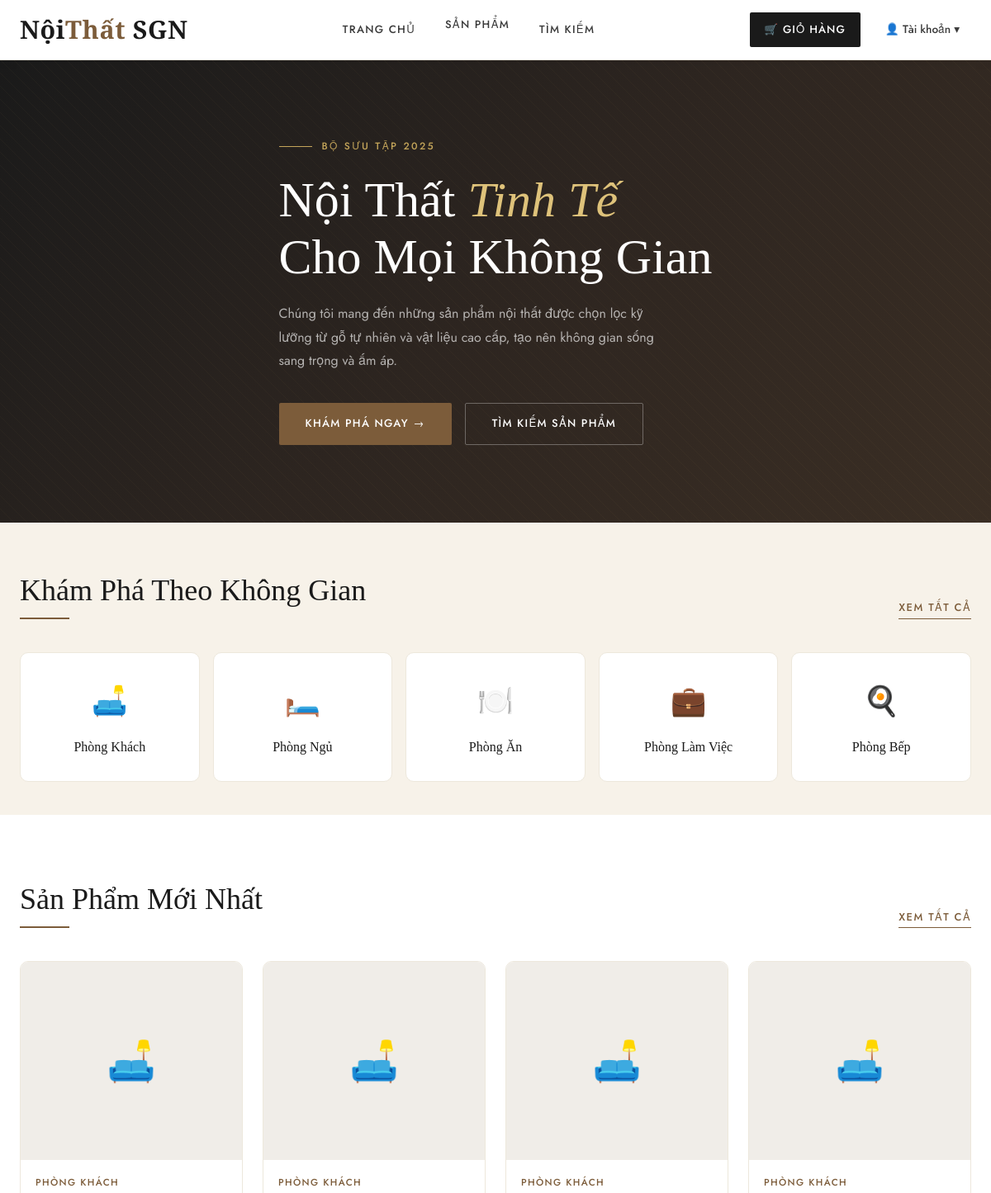
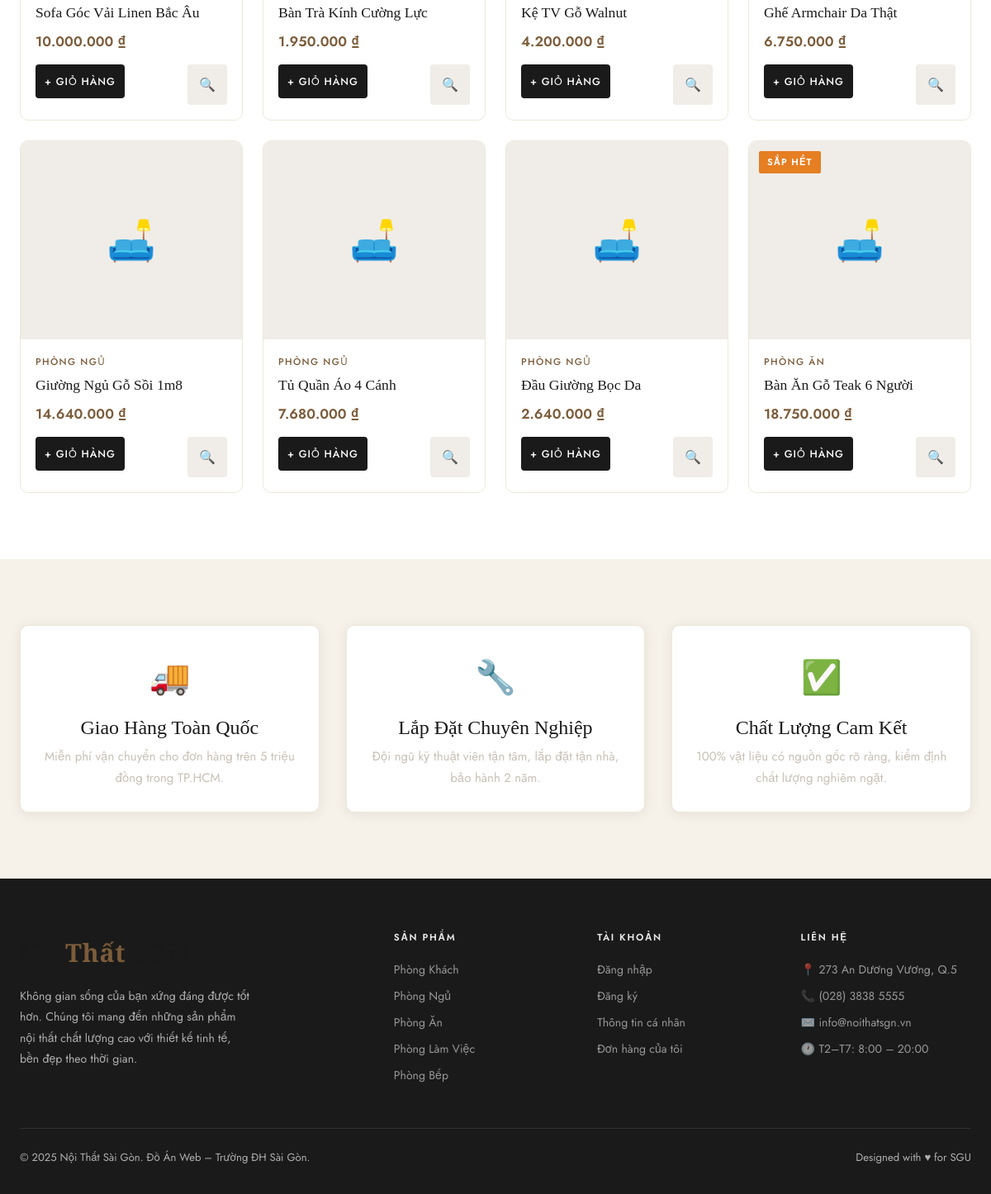
The page / on the database its author committed (2 pictures, top to bottom).
### tables this page shows
CREATE TABLE loai_sp (
    ma_loai     INT AUTO_INCREMENT PRIMARY KEY,
    ten_loai    VARCHAR(100) NOT NULL,
    mo_ta       TEXT,
    trang_thai  TINYINT(1) DEFAULT 1 COMMENT '1=hiện, 0=ẩn',
    created_at  DATETIME DEFAULT CURRENT_TIMESTAMP
);

CREATE TABLE san_pham (
    ma_sp       INT AUTO_INCREMENT PRIMARY KEY,
    ma_loai     INT NOT NULL,
    ten_sp      VARCHAR(200) NOT NULL,
    mo_ta       TEXT,
    don_vi_tinh VARCHAR(30) DEFAULT 'Cái',
    hinh        VARCHAR(255),
    tl_loi_nhuan DECIMAL(5,2) DEFAULT 20.00 COMMENT '% lợi nhuận mặc định',
    trang_thai  TINYINT(1) DEFAULT 1 COMMENT '1=đang bán, 0=ẩn',
    created_at  DATETIME DEFAULT CURRENT_TIMESTAMP,
    FOREIGN KEY (ma_loai) REFERENCES loai_sp(ma_loai) ON UPDATE CASCADE
);

### includes/functions.php (called while the page is built, shortened)
<?php
function formatMoney($amount) {
    return number_format($amount, 0, ',', '.') . ' ₫';
}
function isLoggedIn() {
    return isset($_SESSION['kh_id']) && $_SESSION['kh_id'] > 0;
}
function currentKH($conn) {
    if (!isLoggedIn()) return null;
    $id = (int)$_SESSION['kh_id'];
    $r  = $conn->query("SELECT * FROM khach_hang WHERE ma_kh=$id");
    return $r->fetch_assoc();
}

### index.php (the view, shortened to what this page needs)
<?php
require_once __DIR__ . '/config/db.php';
require_once __DIR__ . '/includes/functions.php';
$sp_query = "
    SELECT sp.*, ls.ten_loai, tk.so_luong as ton_kho, tk.gia_von,
           COALESCE(gb.tl_loi_nhuan, sp.tl_loi_nhuan) as tl_loi_nhuan
    FROM san_pham sp
    JOIN loai_sp ls ON sp.ma_loai = ls.ma_loai
    LEFT JOIN ton_kho tk ON sp.ma_sp = tk.ma_sp
    LEFT JOIN gia_ban gb ON sp.ma_sp = gb.ma_sp
    WHERE sp.trang_thai = 1 AND ls.trang_thai = 1
    ORDER BY sp.created_at DESC LIMIT 8
";
$san_phams = $conn->query($sp_query);
$loai_result = $conn->query("SELECT * FROM loai_sp WHERE trang_thai=1 ORDER BY ma_loai");
$cat_icons = ['🛋️','🛏️','🍽️','💼','🍳'];
include __DIR__ . '/includes/header.php';
?>
<section class="hero">
    <div class="hero-bg"></div>
    <div class="hero-pattern"></div>
    <div class="container">
        <div class="hero-content">
            <div class="hero-eyebrow">Bộ Sưu Tập 2025</div>
            <h1>Nội Thất <em>Tinh Tế</em><br>Cho Mọi Không Gian</h1>
            <p>Chúng tôi mang đến những sản phẩm nội thất được chọn lọc kỹ lưỡng từ gỗ tự nhiên và vật liệu cao cấp, tạo nên không gian sống sang trọng và ấm áp.</p>
            <div class="hero-actions">
                <a href="<?= SITE_URL ?>/products.php" class="btn-primary">Khám Phá Ngay →</a>
                <a href="<?= SITE_URL ?>/search.php" class="btn-outline">Tìm Kiếm Sản Phẩm</a>
            </div>
        </div>
    </div>
</section>
<section class="py-section" style="padding:60px 0 40px;">
    <div class="container">
        <div class="section-header">
            <h2>Khám Phá Theo Không Gian</h2>
            <a href="<?= SITE_URL ?>/products.php" class="view-all">Xem tất cả</a>
        </div>
        <div class="cat-grid">
            <?php
            $i = 0;
            while ($loai = $loai_result->fetch_assoc()):
                $icon = $cat_icons[$i % count($cat_icons)];
            ?>
            <a href="<?= SITE_URL ?>/products.php?loai=<?= $loai['ma_loai'] ?>" class="cat-card">
                <span class="cat-icon"><?= $icon ?></span>
                <span class="cat-name"><?= htmlspecialchars($loai['ten_loai']) ?></span>
            </a>
            <?php $i++; endwhile; ?>
        </div>
    </div>
</section>
<section class="py-section" style="background: var(--white);">
    <div class="container">
        <div class="section-header">
            <h2>Sản Phẩm Mới Nhất</h2>
            <a href="<?= SITE_URL ?>/products.php" class="view-all">Xem tất cả</a>
        </div>
        <div class="product-grid">
            <?php while ($sp = $san_phams->fetch_assoc()):
                $gia_ban = $sp['gia_von'] * (1 + $sp['tl_loi_nhuan'] / 100);
                $ton = (int)$sp['ton_kho'];
            ?>
            <div class="product-card">
                <div class="product-img">
                    <?php if ($sp['hinh'] && file_exists(UPLOAD_PATH . $sp['hinh'])): ?>
                        <img src="<?= UPLOAD_URL . $sp['hinh'] ?>" alt="<?= htmlspecialchars($sp['ten_sp']) ?>">
                    <?php else: ?>
                        <span class="no-img">🛋️</span>
                    <?php endif; ?>
                    <?php if ($ton <= 0): ?>
                        <span class="out-of-stock-badge">Hết hàng</span>
                    <?php elseif ($ton <= 3): ?>
                        <span class="low-stock-badge">Sắp hết</span>
                    <?php endif; ?>
                </div>
                <div class="product-info">
                    <div class="product-category"><?= htmlspecialchars($sp['ten_loai']) ?></div>
                    <div class="product-name"><?= htmlspecialchars($sp['ten_sp']) ?></div>
                    <div class="product-price"><?= formatMoney($gia_ban) ?></div>
                    <div class="product-actions">
                        <?php if ($ton > 0): ?>
                        <form method="POST" action="<?= SITE_URL ?>/cart.php" style="flex:1">
                            <button type="submit" class="btn-cart">+ Giỏ Hàng</button>
                        </form>
                        <?php else: ?>
                        <button class="btn-cart" disabled style="flex:1">Hết Hàng</button>
                        <?php endif; ?>
                        <a href="<?= SITE_URL ?>/product-detail.php?id=<?= $sp['ma_sp'] ?>" class="btn-detail" title="Chi tiết">🔍</a>
                    </div>
                </div>
            </div>
            <?php endwhile; ?>
        </div>
    </div>
</section>
<section class="py-section">
    <div class="container">
        <div class="grid-3" style="gap:32px;">
            <div class="card text-center">
                <div style="font-size:2.5rem;margin-bottom:12px;">🚚</div>
                <h3>Giao Hàng Toàn Quốc</h3>
                <p class="text-muted mt-8">Miễn phí vận chuyển cho đơn hàng trên 5 triệu đồng trong TP.HCM.</p>
            </div>
            <div class="card text-center">
                <div style="font-size:2.5rem;margin-bottom:12px;">🔧</div>
                <h3>Lắp Đặt Chuyên Nghiệp</h3>
                <p class="text-muted mt-8">Đội ngũ kỹ thuật viên tận tâm, lắp đặt tận nhà, bảo hành 2 năm.</p>
            </div>
            <div class="card text-center">
                <div style="font-size:2.5rem;margin-bottom:12px;">✅</div>
                <h3>Chất Lượng Cam Kết</h3>
                <p class="text-muted mt-8">100% vật liệu có nguồn gốc rõ ràng, kiểm định chất lượng nghiêm ngặt.</p>
            </div>
        </div>
    </div>
</section>
<?php include __DIR__ . '/includes/footer.php'; ?>

### includes/header.php (shortened to what this page needs)
<?php
require_once __DIR__ . '/../config/db.php';
require_once __DIR__ . '/../includes/functions.php';
$kh         = currentKH($conn);
$base       = SITE_URL;
$cur_path   = $_SERVER['REQUEST_URI'];
?>
<!DOCTYPE html>
<html lang="vi">
<head>
    <link rel="stylesheet" href="<?= $base ?>/assets/css/style.css">
</head>
<body>
<header class="site-header">
    <div class="container">
        <div class="header-inner">
            <a href="<?= $base ?>/index.php" class="logo">Nội<span>Thất</span> SGN</a>
            <nav class="nav-main">
                <a href="<?= $base ?>/index.php" <?= (strpos($cur_path,'index.php')!==false||$cur_path===$base.'/')?' class="active"':'' ?>>Trang Chủ</a>
                <div class="has-dropdown">
                    <a href="<?= $base ?>/products.php" <?= (strpos($cur_path,'products.php')!==false)?' class="active"':'' ?>>Sản Phẩm</a>
                </div>
                <a href="<?= $base ?>/search.php" <?= (strpos($cur_path,'search.php')!==false)?' class="active"':'' ?>>Tìm Kiếm</a>
            </nav>
            <div class="nav-actions">
                <a href="<?= $base ?>/cart.php" class="cart-btn">
                    🛒 Giỏ hàng
                </a>
                <?php if ($kh): ?>
                <div class="user-menu">
                    <div class="user-menu-btn">
                        👤 <?= htmlspecialchars(explode(' ',$kh['ho_ten'])[0]) ?> ▾
                    </div>
                    <div class="user-dropdown">
                        <a href="<?= $base ?>/auth/profile.php">Thông tin cá nhân</a>
                        <a href="<?= $base ?>/orders.php">Đơn hàng của tôi</a>
                        <div class="divider"></div>
                        <a href="<?= $base ?>/auth/logout.php">Đăng xuất</a>
                    </div>
                </div>
                <?php else: ?>
                <div class="user-menu">
                    <div class="user-menu-btn">👤 Tài khoản ▾</div>
                </div>
                <?php endif; ?>
            </div>
        </div>
    </div>
</header>

### includes/footer.php (shortened to what this page needs)
<?php $base = defined('SITE_URL') ? SITE_URL : ''; ?>
<footer class="site-footer">
    <div class="container">
        <div class="footer-grid">
            <div class="footer-brand">
                <div class="logo">Nội<span>Thất</span> SGN</div>
                <p>Không gian sống của bạn xứng đáng được tốt hơn. Chúng tôi mang đến những sản phẩm nội thất chất lượng cao với thiết kế tinh tế, bền đẹp theo thời gian.</p>
            </div>
            <div class="footer-col">
                <h4>Sản Phẩm</h4>
                <a href="<?= $base ?>/products.php?loai=1">Phòng Khách</a>
                <a href="<?= $base ?>/products.php?loai=2">Phòng Ngủ</a>
                <a href="<?= $base ?>/products.php?loai=3">Phòng Ăn</a>
                <a href="<?= $base ?>/products.php?loai=4">Phòng Làm Việc</a>
                <a href="<?= $base ?>/products.php?loai=5">Phòng Bếp</a>
            </div>
            <div class="footer-col">
                <h4>Tài Khoản</h4>
                <a href="<?= $base ?>/auth/login.php">Đăng nhập</a>
                <a href="<?= $base ?>/auth/register.php">Đăng ký</a>
                <a href="<?= $base ?>/auth/profile.php">Thông tin cá nhân</a>
                <a href="<?= $base ?>/orders.php">Đơn hàng của tôi</a>
            </div>
            <div class="footer-col">
                <h4>Liên Hệ</h4>
                <a href="#">📍 273 An Dương Vương, Q.5</a>
                <a href="#">📞 (028) 3838 5555</a>
                <a href="#">✉️ info@noithatsgn.vn</a>
                <a href="#">🕐 T2–T7: 8:00 – 20:00</a>
            </div>
        </div>
        <div class="footer-bottom">
            <span>© 2025 Nội Thất Sài Gòn. Đồ Án Web – Trường ĐH Sài Gòn.</span>
            <span>Designed with ♥ for SGU</span>
        </div>
    </div>
</footer>
</body>
</html>

### rows shown on the page
loai_sp: icon "🛋️", ten_loai "Phòng Khách"
loai_sp: icon "🛏️", ten_loai "Phòng Ngủ"
loai_sp: icon "🍽️", ten_loai "Phòng Ăn"
loai_sp: icon "💼", ten_loai "Phòng Làm Việc"
loai_sp: icon "🍳", ten_loai "Phòng Bếp"
san_pham: ma_loai.ten_loai "PHÒNG KHÁCH", ten_sp "Sofa Góc Vải Linen Bắc Âu", gia_ban "10.000.000 ₫"
san_pham: ma_loai.ten_loai "PHÒNG KHÁCH", ten_sp "Bàn Trà Kính Cường Lực", gia_ban "1.950.000 ₫"
san_pham: ma_loai.ten_loai "PHÒNG KHÁCH", ten_sp "Kệ TV Gỗ Walnut", gia_ban "4.200.000 ₫"
san_pham: ma_loai.ten_loai "PHÒNG KHÁCH", ten_sp "Ghế Armchair Da Thật", gia_ban "6.750.000 ₫"
san_pham: ma_loai.ten_loai "PHÒNG NGỦ", ten_sp "Giường Ngủ Gỗ Sồi 1m8", gia_ban "14.640.000 ₫"
san_pham: ma_loai.ten_loai "PHÒNG NGỦ", ten_sp "Tủ Quần Áo 4 Cánh", gia_ban "7.680.000 ₫"
san_pham: ma_loai.ten_loai "PHÒNG NGỦ", ten_sp "Đầu Giường Bọc Da", gia_ban "2.640.000 ₫"
san_pham: shows "SẮP HẾT", ma_loai.ten_loai "PHÒNG ĂN", ten_sp "Bàn Ăn Gỗ Teak 6 Người", gia_ban "18.750.000 ₫"
